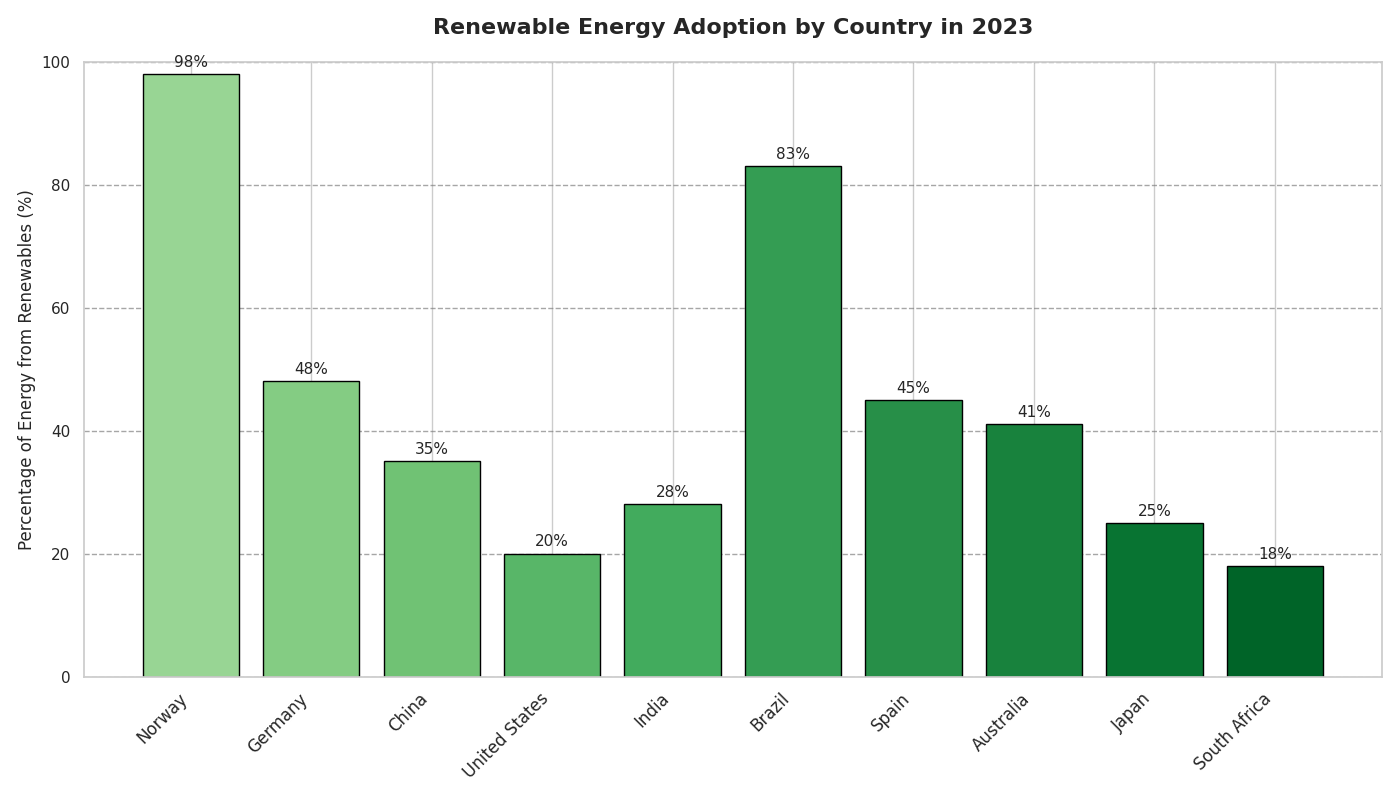

Source code (Python):
import matplotlib.pyplot as plt
import numpy as np

# Data: Countries and their renewable energy adoption percentages
countries = ['Norway', 'Germany', 'China', 'United States', 'India', 'Brazil', 'Spain', 'Australia', 'Japan', 'South Africa']
renewable_percentages = [98, 48, 35, 20, 28, 83, 45, 41, 25, 18]

# Colors for each country using shades of green
colors = plt.cm.Greens(np.linspace(0.4, 0.9, len(countries)))

# Create vertical bar chart
fig, ax1 = plt.subplots(figsize=(14, 8))

# Bar chart
bars = ax1.bar(countries, renewable_percentages, color=colors, edgecolor='black')
ax1.set_ylabel('Percentage of Energy from Renewables (%)', fontsize=12)
ax1.set_ylim(0, 100)
ax1.set_xticks(np.arange(len(countries)))
ax1.set_xticklabels(countries, rotation=45, ha='right', fontsize=12)
ax1.yaxis.grid(True, linestyle='--', which='major', color='grey', alpha=0.7)
ax1.bar_label(bars, fmt='%.0f%%', padding=3, fontsize=11)

# Title
ax1.set_title('Renewable Energy Adoption by Country in 2023', fontsize=16, fontweight='bold', pad=20)

# Adjust layout
plt.tight_layout()

# Display the chart
plt.show()
